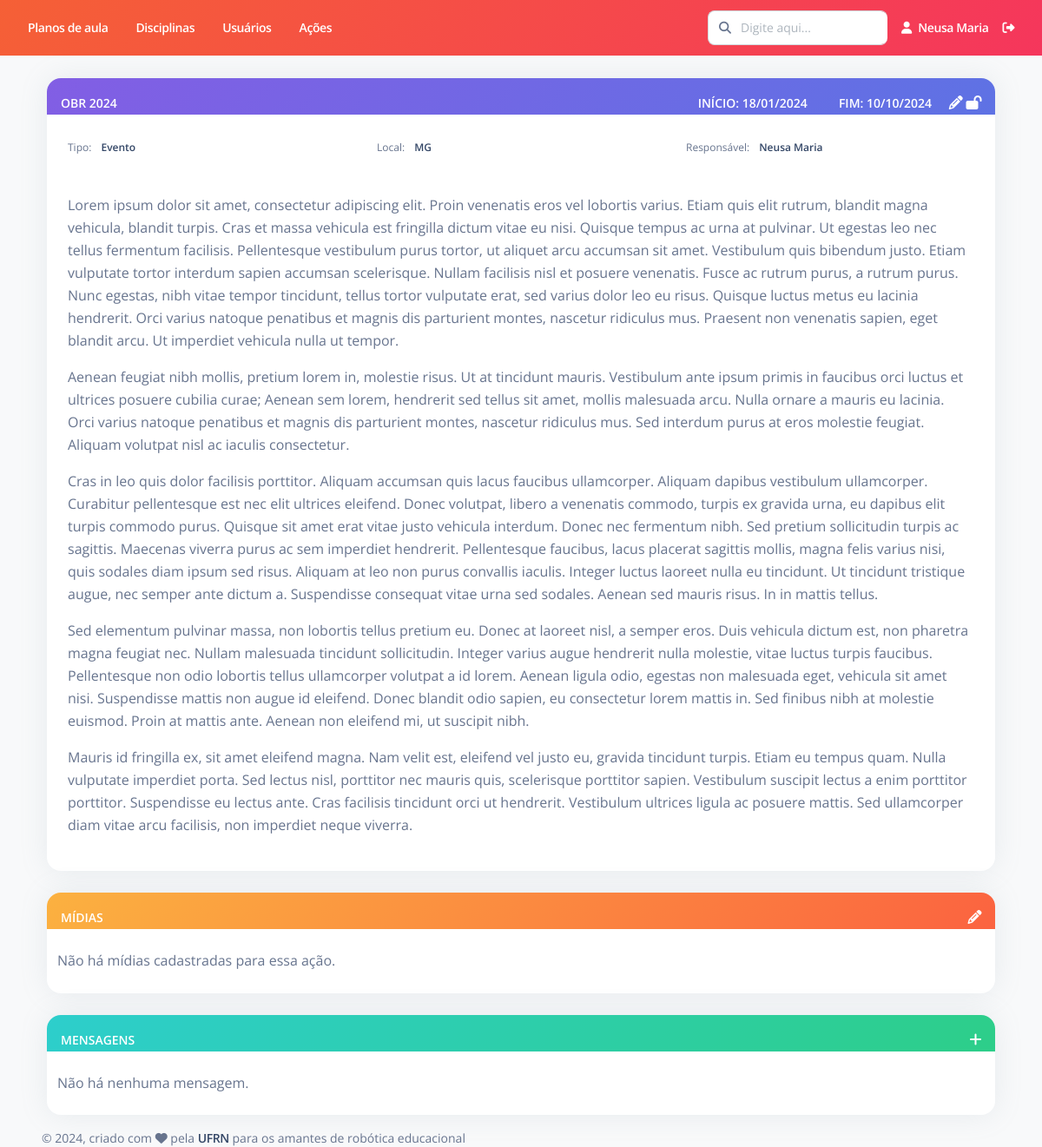
The page /acoes/detalhes/3/ (signed in) on the database as committed earlier.
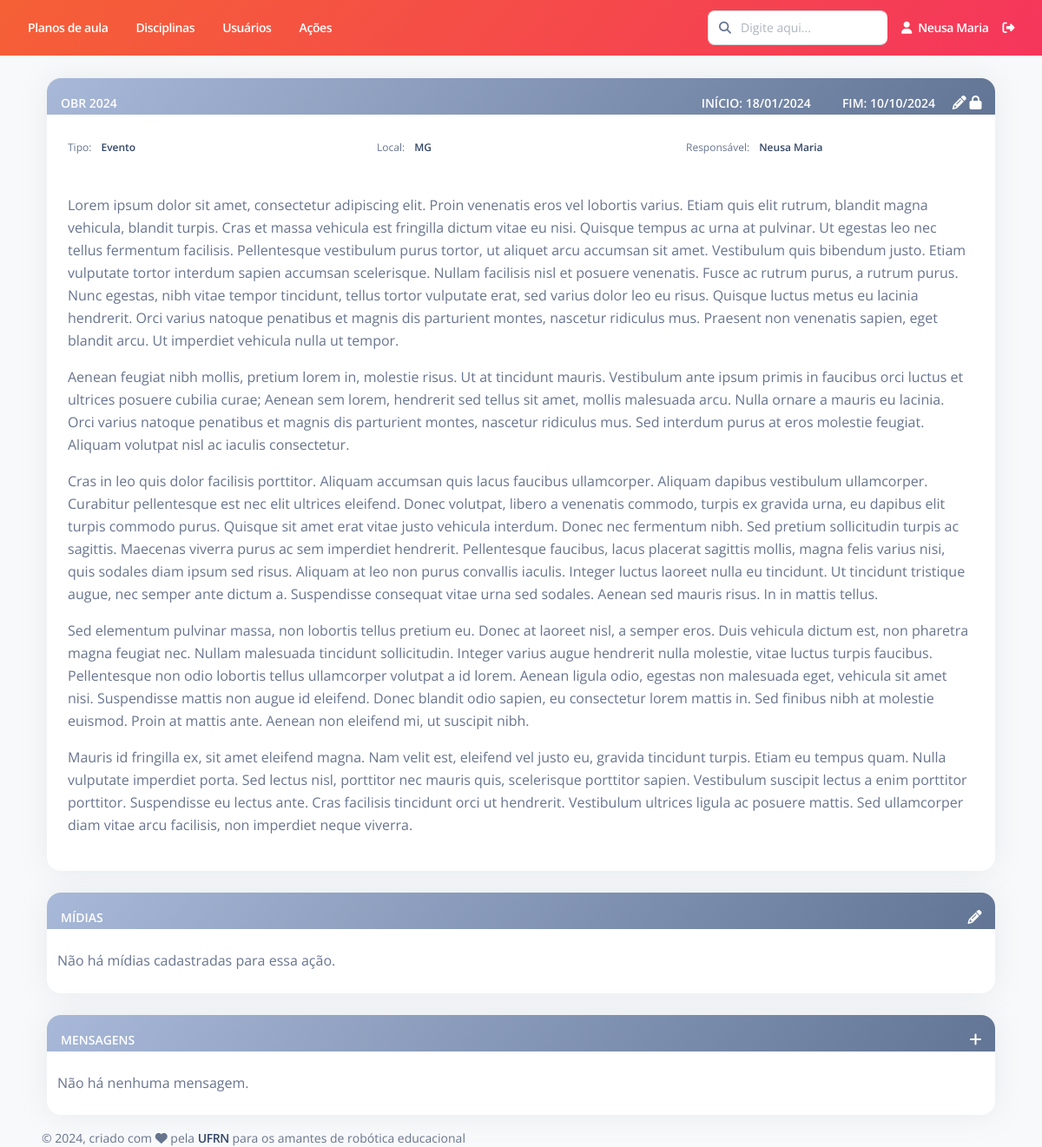
The same page on the database as committed later.
### Acoes/views.py (the view, shortened to what this page needs)
# urls.py: path('detalhes/<int:pk>/', views.DetalhesAcao.as_view(), name='detalhes'),
class DetalhesAcao(LoginRequiredMixin, FormMixin, generic.DetailView):
    model = Acoes
    template_name = 'Acoes/detalhes.html'
    context_object_name = 'acao'
    form_class = FormNovaMensagem
    def get_context_data(self,**kwargs):
        context = super(DetalhesAcao,self).get_context_data(**kwargs)
        lista_mensagens = MensagemAcoes.objects.filter(acao__id = self.kwargs['pk'], mensagem_original = None)
        context['lista_mensagens'] = lista_mensagens
        context['form_nome_mensagem'] = FormNovaMensagem()
        return context

### Acoes/forms.py (shortened to what this page needs)
class FormNovaMensagem(ModelForm):
    class Meta:
        model = MensagemAcoes
        fields = ('texto',)

### Usuario/models.py (called while the page is built)
    def __str__(self):
        return self.first_name + " " + self.last_name

### templates/Acoes/detalhes.html (shortened to what the changed rows need)
{% extends "Base/base.html" %}
{% load static %}
{% load pagination_tags %}
{% load widget_tweaks %}
{% load crispy_forms_tags %}
{% block conteudo %}
<br>
<div class="container">
    <div class="card">
        {% if acao.data_fim is not None and todays_date > acao.data_fim|date:"Y-m-d" or acao.status is False %}
            <div id="card_header_informacoes" class="card-header bg-gradient-secondary pb-0 p-3">
        {% else %}
            <div id="card_header_informacoes" class="card-header bg-gradient-primary pb-0 p-3">
        {% endif %}
            <div class="float-end">
                {% if acao.responsavel.username == user.username %}
                    {% if acao.status %}
                        <a onclick="alterar_status_acao({{acao.pk}})"><i id="icone_locker" class="text-white fa fa-lock-open"></i></a>
                    {% else %}
                        <a onclick="alterar_status_acao({{acao.pk}})"><i id="icone_locker" class="text-white fa fa-lock"></i></a>
                    {% endif %}
                {% endif %}
            </div>
        </div>
    </div>
    <br>
    <br>
</div>
{% endblock %}

Rows that differ between the two databases and show on the page:
changed Acoes "Evento": status True → False (drawn)
